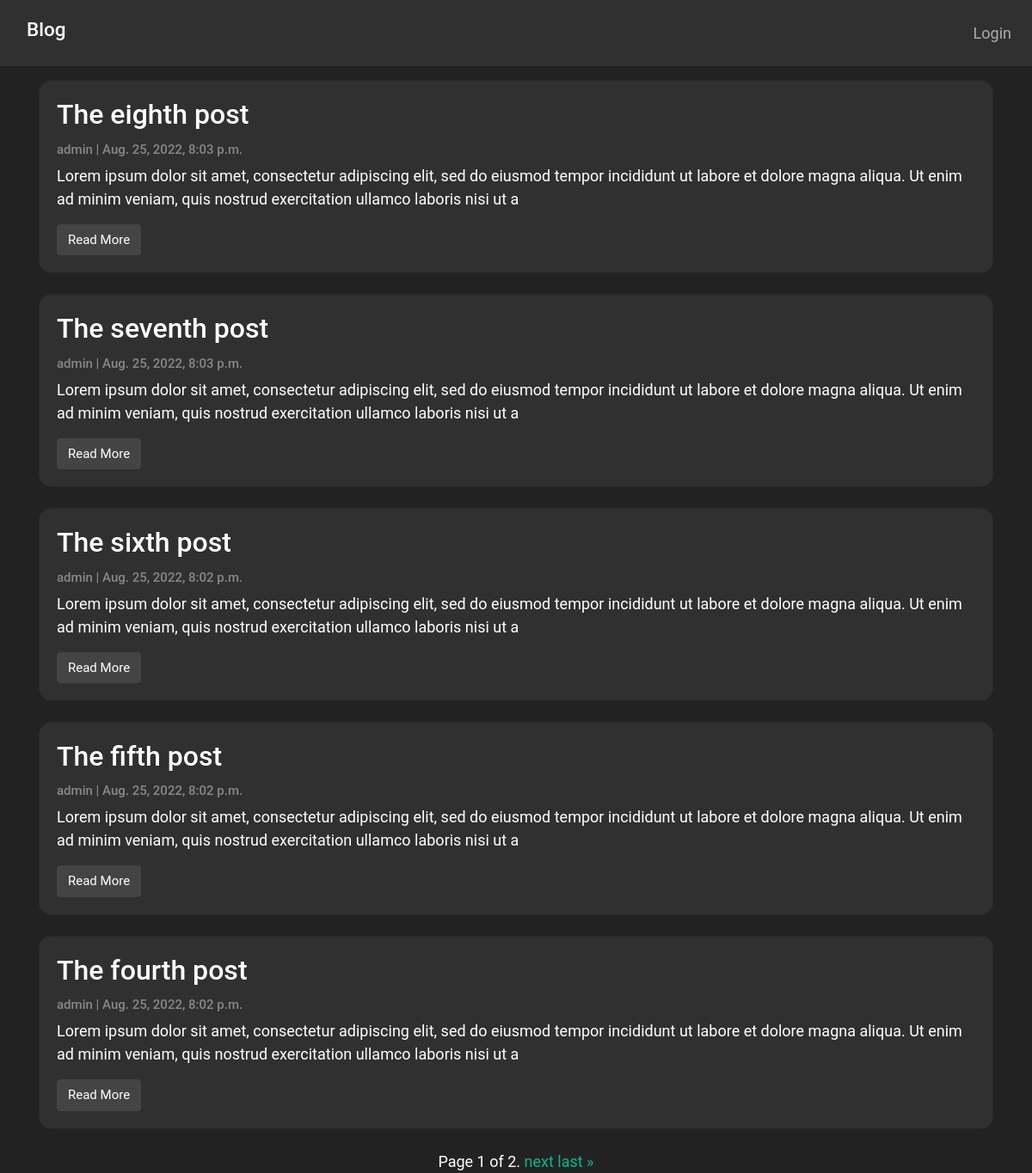
The app's page /, older data.
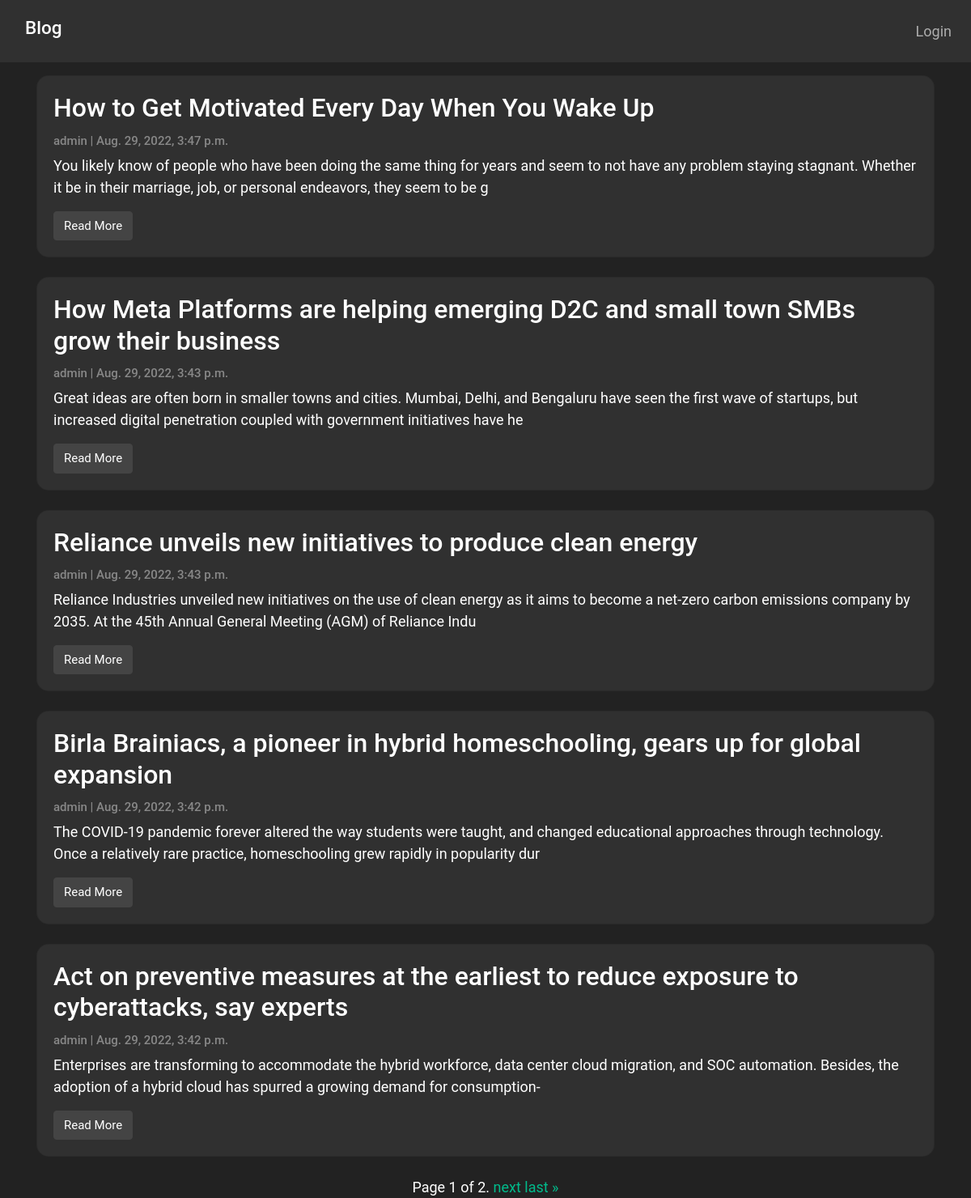
The same page, newer data.
### blog/models.py (models this page shows, shortened)
class Post(models.Model):
    title = models.CharField(max_length=200, unique=True)
    author = models.ForeignKey(User, on_delete= models.CASCADE,related_name='blog_posts')
    content = models.TextField()
    created_on = models.DateTimeField(auto_now_add=True)
    image_urls = models.JSONField()
    class Meta:
        ordering = ['-created_on']

### blog/views.py (the view)
# urls.py: path('', PostList.as_view(), name='home'),
class PostList(generic.ListView):
    model = Post
    queryset = Post.objects.all().order_by('-created_on')
    template_name = 'index.html'
    paginate_by = 5

### blog/templates/index.html (shortened to what this page needs)
{% extends "base.html" %}
{% block body %}
<div class="container">
    <div class="row">
        <div class="col-md-12 mt-3 left">
            {% for post in post_list %}
            <div class="card mb-4">
                <div class="card-body">
                    <h3 class="card-title">{{ post.title }}</h3>
                    <p class="card-text text-muted h6">{{ post.author }} | {{ post.created_on}} </p>
                    <p class="card-text">{{post.content|slice:":200" }}</p>
                    <a href="{% url 'post_detail' post.id  %}" class="btn btn-secondary">Read More</a>
                </div>
            </div>
            {% endfor %}
        </div>
    </div>
</div>
<div class="pagination">
    <span class="step-links">
        <span class="current">
            Page {{ page_obj.number }} of {{ page_obj.paginator.num_pages }}.
        </span>
        {% if page_obj.has_next %}
            <a href="?page={{ page_obj.next_page_number }}">next</a>
            <a href="?page={{ page_obj.paginator.num_pages }}">last &raquo;</a>
        {% endif %}
    </span>
</div>
{%endblock%}

Row changes from the older to the newer data that the page shows:
removed Post: title "The eighth post", author "admin", created_on "Aug. 25, 2022, 8:03 p.m.", content "Lorem ipsum dolor sit amet, consectetur adipiscing elit, sed do eiusmod tempor incididunt ut labore et dolore magna aliqua. Ut enim ad minim veniam, quis nostrud exercitation ullamco laboris nisi ut a"
removed Post: title "The seventh post", author "admin", created_on "Aug. 25, 2022, 8:03 p.m.", content "Lorem ipsum dolor sit amet, consectetur adipiscing elit, sed do eiusmod tempor incididunt ut labore et dolore magna aliqua. Ut enim ad minim veniam, quis nostrud exercitation ullamco laboris nisi ut a"
removed Post: title "The sixth post", author "admin", created_on "Aug. 25, 2022, 8:02 p.m.", content "Lorem ipsum dolor sit amet, consectetur adipiscing elit, sed do eiusmod tempor incididunt ut labore et dolore magna aliqua. Ut enim ad minim veniam, quis nostrud exercitation ullamco laboris nisi ut a"
removed Post: title "The fifth post", author "admin", created_on "Aug. 25, 2022, 8:02 p.m.", content "Lorem ipsum dolor sit amet, consectetur adipiscing elit, sed do eiusmod tempor incididunt ut labore et dolore magna aliqua. Ut enim ad minim veniam, quis nostrud exercitation ullamco laboris nisi ut a"
removed Post: title "The fourth post", author "admin", created_on "Aug. 25, 2022, 8:02 p.m.", content "Lorem ipsum dolor sit amet, consectetur adipiscing elit, sed do eiusmod tempor incididunt ut labore et dolore magna aliqua. Ut enim ad minim veniam, quis nostrud exercitation ullamco laboris nisi ut a"
added Post: title "How to Get Motivated Every Day When You Wake Up", author "admin", created_on "Aug. 29, 2022, 3:47 p.m.", content "You likely know of people who have been doing the same thing for years and seem to not have any problem staying stagnant. Whether it be in their marriage, job, or personal endeavors, they seem to be g"
added Post: title "How Meta Platforms are helping emerging D2C and small town SMBs grow their business", author "admin", created_on "Aug. 29, 2022, 3:43 p.m.", content "Great ideas are often born in smaller towns and cities. Mumbai, Delhi, and Bengaluru have seen the first wave of startups, but increased digital penetration coupled with government initiatives have he"
added Post: title "Reliance unveils new initiatives to produce clean energy", author "admin", created_on "Aug. 29, 2022, 3:43 p.m.", content "Reliance Industries unveiled new initiatives on the use of clean energy as it aims to become a net-zero carbon emissions company by 2035. At the 45th Annual General Meeting (AGM) of Reliance Indu"
added Post: title "Birla Brainiacs, a pioneer in hybrid homeschooling, gears up for global expansion", author "admin", created_on "Aug. 29, 2022, 3:42 p.m.", content "The COVID-19 pandemic forever altered the way students were taught, and changed educational approaches through technology. Once a relatively rare practice, homeschooling grew rapidly in popularity dur"
added Post: title "Act on preventive measures at the earliest to reduce exposure to cyberattacks, say experts", author "admin", created_on "Aug. 29, 2022, 3:42 p.m.", content "Enterprises are transforming to accommodate the hybrid workforce, data center cloud migration, and SOC automation. Besides, the adoption of a hybrid cloud has spurred a growing demand for consumption-"
